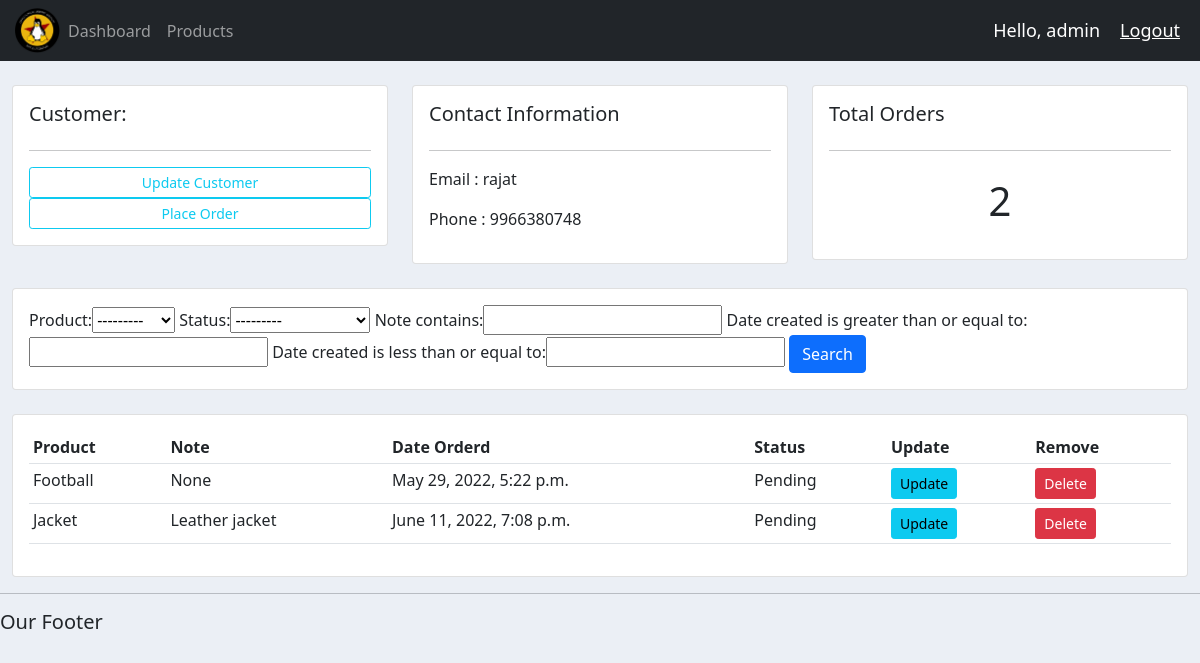
The app's page /customer/1 (signed in), older data.
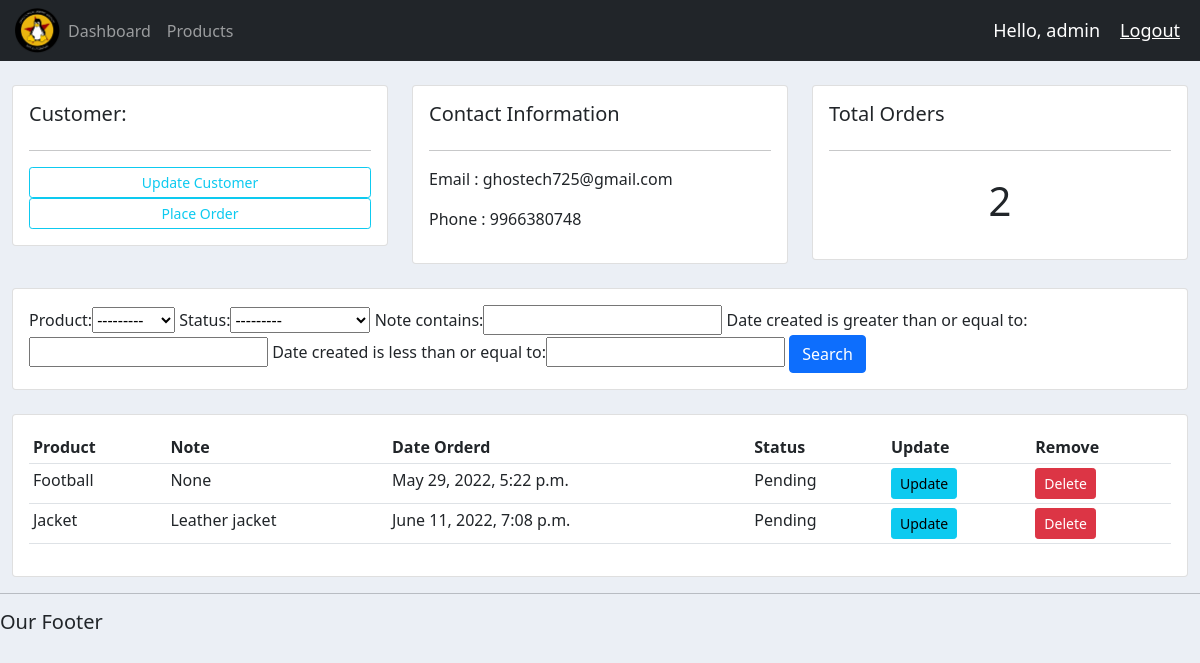
The same page, newer data.
### customer/models.py (models this page shows, shortened)
class Customer(models.Model):
    user = models.OneToOneField(User, null=True, on_delete=models.CASCADE)
    name = models.CharField(max_length=200, null=True)
    phone = models.CharField(max_length=200, null=True)
    email = models.CharField(max_length=200, null=True)
    profile_pic = models.ImageField(default="profile1.png", upload_to='', null=True, blank=True)
    date_created = models.DateTimeField(auto_now_add=True, null=True)

### customer/decorators.py (the view)
        def wrapper_func(request, *args, **kwargs):
            group = None
            if request.user.groups.exists():                #Checking if the user is in any group
                group = request.user.groups.all()[0].name   #Getting the 1st group name
            if group in allowed_roles:
                return view_func(request, *args, **kwargs)
            else:
                return HttpResponse('You are not authorized to view this page')

### customer/models.py (called while the page is built)
    def __str__(self):
        return self.name

### customer/views.py (called while the page is built)
@login_required(login_url='/login')
@allowed_users(allowed_roles=['admin'])
def customer(request, pk):
    customer = Customer.objects.get(id=pk)
    orders = customer.order_set.all()
    total_order = orders.count()
    myFilter = OrderFilter(request.GET, queryset=orders)
    orders = myFilter.qs
    context = {'customer':customer, 'orders':orders, 'total_order':total_order, 'myFilter':myFilter}
    return render(request, 'customer/customer.html', context)

### customer/templates/customer/customer.html
{%  extends 'customer/main.html' %}
{% block content %}
	<br>
<div class="row">
	<div class="col-md">
		<div class="card card-body">
			<h5>Customer:</h5>
			<hr>
			<a class="btn btn-outline-info  btn-sm btn-block" href="">Update Customer</a>
			<a class="btn btn-outline-info  btn-sm btn-block" href="{% url 'customer:create_order' customer.id %}">Place Order</a>
		</div>
	</div>
	<div class="col-md">
		<div class="card card-body">
			<h5>Contact Information</h5>
			<hr>
			<p>Email : {{customer.email}}</p>
			<p>Phone : {{customer.phone}}</p>
		</div>
	</div>
	<div class="col-md">
		<div class="card card-body">
			<h5>Total Orders</h5>
			<hr>
			<h1 style="text-align: center;padding: 10px">{{ total_order }}</h1>
		</div>
	</div>
</div>
<br>
<div class="row">
	<div class="col">
		<div class="card card-body">
			<form method="get">
				{{ myFilter.form }}
		    <button class="btn btn-primary" type="submit">Search</button>
		  </form>
		</div>
	</div>
</div>
<br>
<div class="row">
	<div class="col-md">
		<div class="card card-body">
			<table class="table table-sm">
				<tr>
					<th>Product</th>
					<th>Note</th>
					<th>Date Orderd</th>
					<th>Status</th>
					<th>Update</th>
					<th>Remove</th>
				</tr>
				{% for order in orders %}
				<tr>
					<td>{{order.product}}</td>
					<td>{{order.note}}</td>
					<td>{{order.date_created}}</td>
					<td>{{order.status}}</td>
					<td><a class="btn btn-sm btn-info" href="{% url 'customer:update_order' order.id %}">Update</a></td>
					<td><a class="btn btn-sm btn-danger" href="{% url 'customer:delete_order' order.id %}">Delete</a></td>
				</tr>
				{% endfor %}
			</table>
		</div>
	</div>
</div>
{% endblock %}

Row changes from the older to the newer data that the page shows:
changed Customer: email "rajat" → "ghostech725@gmail.com"
